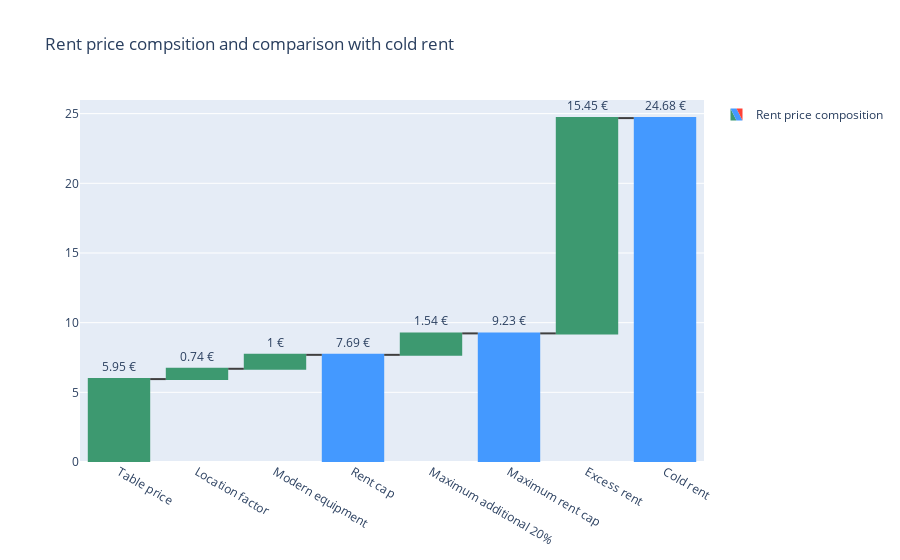

Here is the notebook cell this chart was saved with:
### Code cell
table_price = example.apply(find_base_price, axis=1).sum()
location_factor = example.apply(find_location_factor,axis=1).sum()
modern_equipment_factor = 1
rent_cap = table_price + location_factor + modern_equipment
cold_rent = example['Kaltmiete pro m²'].sum()
additional_maximum = rent_cap * 0.20
max_rent = additional_maximum + rent_cap
excess_rent = cold_rent - max_rent

x = ["Table price", 
         "Location factor",
         "Modern equipment", 
         "Rent cap",
         "Maximum additional 20%",
         "Maximum rent cap",
         "Excess rent",
         "Cold rent"]

y = [table_price, 
         location_factor, 
         modern_equipment_factor, 
         rent_cap, 
         additional_maximum,
         max_rent,
         excess_rent,
         cold_rent]

y = [round(e,2) for e in y]

text = [str(round(e,2))+' €' for e in y]

fig = go.Figure(go.Waterfall(
    name = "Rent price composition", orientation = "v",
    measure = ["relative","relative","relative","total","relative","total","relative","total"],
    x = x,
    textposition = "outside",
    y = y,
    text = text,
    connector = {"line":{"color":"rgb(63, 63, 63)"}},
))

fig.update_layout(
        title = "Rent price compsition and comparison with cold rent",
        showlegend = True
)

fig.show()

### Figure 1 — Plotly figure (JSON) as saved in the notebook; plotly's stock layout.template omitted (floating-point values rounded to 4 significant figures)
{"data": [{"connector": {"line": {"color": "rgb(63, 63, 63)"}}, "measure": ["relative", "relative", "relative", "total", "relative", "total", "relative", "total"], "name": "Rent price composition", "orientation": "v", "text": ["5.95 €", "0.74 €", "1 €", "7.69 €", "1.54 €", "9.23 €", "15.45 €", "24.68 €"], "textposition": "outside", "type": "waterfall", "x": ["Table price", "Location factor", "Modern equipment", "Rent cap", "Maximum additional 20%", "Maximum rent cap", "Excess rent", "Cold rent"], "y": [5.95, 0.74, 1, 7.69, 1.54, 9.23, 15.45, 24.68]}], "layout": {"showlegend": true, "title": {"text": "Rent price compsition and comparison with cold rent"}}}
